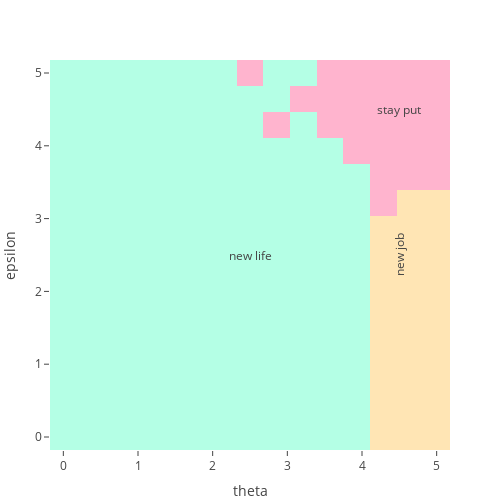

Notebook code for this chart:
### Code cell
actor = EpsilonGreedy(1.0, 0.1, 10_000_000)
@time learn(m, qlearning, actor; maxit=150_000_000,  should_plot=false);

# plot final policy
plot_policy(m, get_greedy(m, qlearning.Q))

### Figure 1 — Plotly figure (JSON) as saved in the notebook; plotly's stock layout.template omitted (floating-point values rounded to 4 significant figures; data arrays with more than 128 entries replaced by an {"elided": "..."} marker saying what was removed)
{"data": [{"colorbar": {"autotick": false, "dtick": 1, "tick0": 1}, "colorscale": [[0, "#FFB4CE"], [0.3333, "#FFB4CE"], [0.3333, "#FFE5B4"], [0.6667, "#FFE5B4"], [0.6667, "#B4FFE5"], [1, "#B4FFE5"]], "showscale": false, "type": "heatmap", "x": [0, 0.3571, 0.7143, 1.071, 1.429, 1.786, 2.143, 2.5, 2.857, 3.214, 3.571, 3.929, 4.286, 4.643, 5], "y": [0, 0.3571, 0.7143, 1.071, 1.429, 1.786, 2.143, 2.5, 2.857, 3.214, 3.571, 3.929, 4.286, 4.643, 5], "z": {"elided": "15x15 int values"}}], "layout": {"annotations": [{"showarrow": false, "text": "new life", "x": 2.5, "y": 2.5}, {"showarrow": false, "text": "new job", "textangle": 270, "x": 4.5, "y": 2.5}, {"showarrow": false, "text": "stay put", "x": 4.5, "y": 4.5}], "height": 500, "margin": {"b": 50, "l": 50, "r": 50, "t": 60}, "width": 500, "xaxis": {"autorange": true, "range": [-0.1786, 5.179], "title": {"text": "theta"}, "type": "linear"}, "yaxis": {"autorange": true, "range": [-0.1786, 5.179], "title": {"text": "epsilon"}, "type": "linear"}}}
